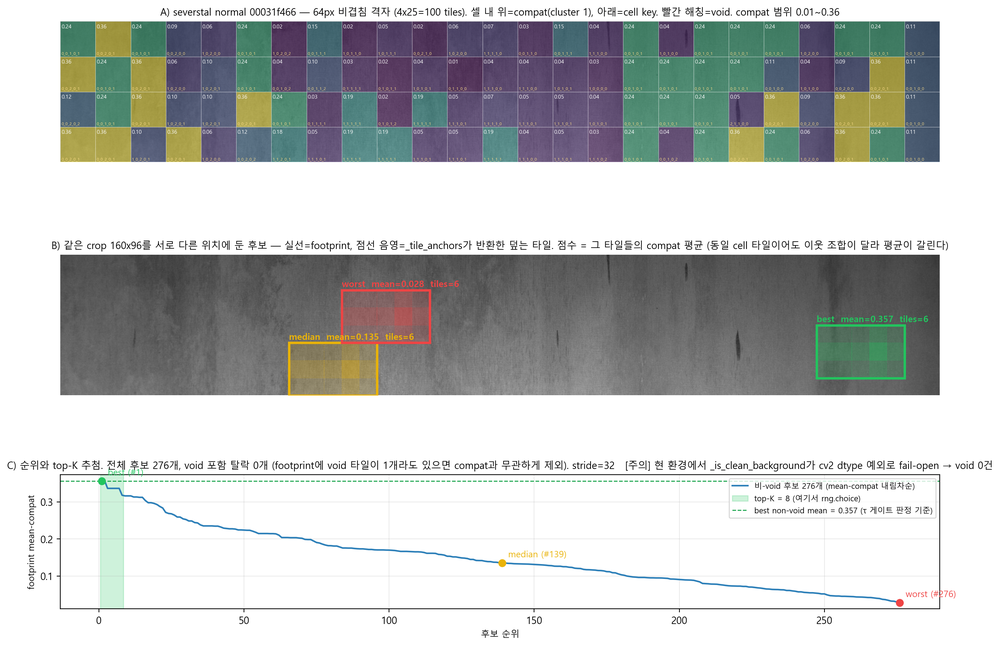
#> input picture AROMA연구분석/fig_placement_footprint_severstal.png, 1000 x 646 px, shrunk from 2820 x 1821 before the run
$ python stage2_defect_seed_generation.py --seed_defect 'AROMA연구분석/fig_placement_footprint_severstal.png' --output_dir out
#> lines starting #> are read from the running program, lines starting #| are printed output that depends on the picture
### utils/parallel.py
"""
Parallel processing utility — CASDA pattern.

resolve_workers(workers):
  0  → sequential (no parallelism)
  -1 → auto (cpu_count - 1, minimum 1)
  N  → N workers

run_parallel(fn, tasks, num_workers, desc):
  Sequential when num_workers <= 1 or len(tasks) <= 10.
  ProcessPoolExecutor otherwise.
  fn must be a module-level callable (pickle-safe).
  None results are filtered out.
"""
from concurrent.futures import ProcessPoolExecutor, as_completed
from typing import Callable, List, Any
from tqdm import tqdm
import os


def resolve_workers(workers: int) -> int:
    """Resolve --workers CLI value to actual worker count."""
    if workers < 0:
        cpu_count = os.cpu_count() or 4
        return max(1, cpu_count - 1)
    return workers


# [31 lines left out: function run_parallel, not called in this run]

### stage2_defect_seed_generation.py
"""stage2_defect_seed_generation.py

Stage 2 of the AROMA pipeline: subtype-aware TF-IDG defect seed generation.

Given a single seed defect image, generate N augmented variants using
subtype-specific elastic warping strategies (Training-Free Industrial
Defect Generation — TF-IDG).
"""

from __future__ import annotations

import argparse
from pathlib import Path

import cv2
import numpy as np

from utils.io import load_json, validate_file


# ---------------------------------------------------------------------------
# Displacement-field helpers
# ---------------------------------------------------------------------------

def _base_grid(h: int, w: int):
    """Return identity remap grids (map_x, map_y) as float32 arrays."""
    map_x = np.tile(np.arange(w, dtype=np.float32), (h, 1))
    map_y = np.tile(np.arange(h, dtype=np.float32).reshape(h, 1), (1, w))
    return map_x, map_y


def _random_noise(h: int, w: int, amplitude: float, rng: np.random.Generator) -> np.ndarray:
    """Return a 2-D random displacement field, smoothed with a Gaussian."""
    noise = rng.uniform(-amplitude, amplitude, (h, w)).astype(np.float32)
    # Kernel size must be odd and at least 1; use ~1/4 of the smaller dimension
    k = max(3, (min(h, w) // 4) | 1)
    smoothed = cv2.GaussianBlur(noise, (k, k), 0)
    return smoothed


# ---------------------------------------------------------------------------
# Subtype-specific warp strategies
# ---------------------------------------------------------------------------

# [42 lines left out: functions _warp_linear_scratch, _warp_elongated, _warp_compact_blob, _warp_irregular, not called in this run]


def _warp_general(image: np.ndarray, rng: np.random.Generator) -> np.ndarray:
    """Standard warp: random texture warp + optional flip and small rotation."""
    h, w = image.shape[:2]
    map_x, map_y = _base_grid(h, w)
    amplitude = max(1.5, min(h, w) * 0.25)
    map_x = map_x + _random_noise(h, w, amplitude, rng)
    map_y = map_y + _random_noise(h, w, amplitude, rng)
    result = cv2.remap(image, map_x, map_y, cv2.INTER_LINEAR,
                       borderMode=cv2.BORDER_REFLECT_101)

    # Random horizontal flip (50 % chance)
    if rng.random() < 0.5:
        result = cv2.flip(result, 1)

    # Small rotation ±15 °
    angle = rng.uniform(-15.0, 15.0)
    cx, cy = w / 2.0, h / 2.0
    M = cv2.getRotationMatrix2D((cx, cy), angle, 1.0)
    result = cv2.warpAffine(result, M, (w, h),
                            flags=cv2.INTER_LINEAR,
                            borderMode=cv2.BORDER_REFLECT_101)
    return result


_WARP_STRATEGIES = {
    "linear_scratch": _warp_linear_scratch,
    "elongated": _warp_elongated,
    "compact_blob": _warp_compact_blob,
    "irregular": _warp_irregular,
    "general": _warp_general,
}


# ---------------------------------------------------------------------------
# Brightness / contrast jitter
# ---------------------------------------------------------------------------

def _brightness_contrast_jitter(image: np.ndarray,
                                 rng: np.random.Generator) -> np.ndarray:
    """Multiply each pixel by a random factor in [0.85, 1.15]."""
    factor = rng.uniform(0.85, 1.15)
    jittered = np.clip(image.astype(np.float32) * factor, 0, 255).astype(np.uint8)
    return jittered


# ---------------------------------------------------------------------------
# Public API
# ---------------------------------------------------------------------------

def generate_variant(image: np.ndarray, rng_seed: int = None,
                     subtype: str = "general") -> np.ndarray:
    """Generate a single augmented variant of *image* using *subtype* strategy."""
    rng = np.random.default_rng(rng_seed)
    warp_fn = _WARP_STRATEGIES.get(subtype, _warp_general)
    variant = warp_fn(image, rng)
    return _brightness_contrast_jitter(variant, rng)


# [11 lines left out: function _generate_single_variant_worker, not called in this run]


def run_seed_generation(
    seed_defect: str,
    num_variants: int,
    output_dir: str,
    seed_profile: str | None = None,
    workers: int = 0,
) -> None:
    """Generate *num_variants* augmented defect seeds from *seed_defect*.

    Parameters
    ----------
    seed_defect:
        Path to the source defect image (PNG/JPG).
    num_variants:
        Number of variant images to produce.
    output_dir:
        Directory where ``variant_XXXX.png`` files will be written.
    seed_profile:
        Optional path to a JSON profile produced by Stage 1b.  When
        supplied the ``subtype`` field selects the augmentation strategy.
    workers:
        Number of parallel workers (0=sequential, -1=auto, N>=2=N processes).
    """
#> called with num_variants = 10, output_dir = 'out', workers = 0
    # Validate seed image exists
    if not Path(seed_defect).exists():
        raise FileNotFoundError(f"Cannot read seed image: {seed_defect}")

    # Validate seed_profile (Stage 1b output) if provided
    if seed_profile is not None:
        validate_file(seed_profile, name="Stage 1b seed_profile.json")

    # Determine subtype
    subtype = "general"
    if seed_profile is not None:
        profile = load_json(seed_profile)
        subtype = profile.get("subtype", "general")

    # Prepare output directory
    out_dir = Path(output_dir)
    out_dir.mkdir(parents=True, exist_ok=True)

    from utils.parallel import resolve_workers, run_parallel
    num_workers = resolve_workers(workers)

    if num_workers == 0:
        # Sequential fast path: load seed image once, skip existing files
        seed_img = cv2.imread(str(seed_defect))
#> seed_img is the input picture: shape (646, 1000, 3); mean B, G, R 193.1, 194.2, 191.8
        if seed_img is None:
            raise ValueError(f"Cannot read seed image: {seed_defect}")
        for i in range(num_variants):
            out_path = out_dir / f"variant_{i:04d}.png"
            if out_path.exists():
                continue
            variant = generate_variant(seed_img, rng_seed=i, subtype=subtype)
            cv2.imwrite(str(out_path), variant)
#> this loop made 10 passes
#> pass 1, in _warp_general, `result = cv2.remap(image, map_x, map_y, cv2.INTER_LINEAR, borderMode=c..`:
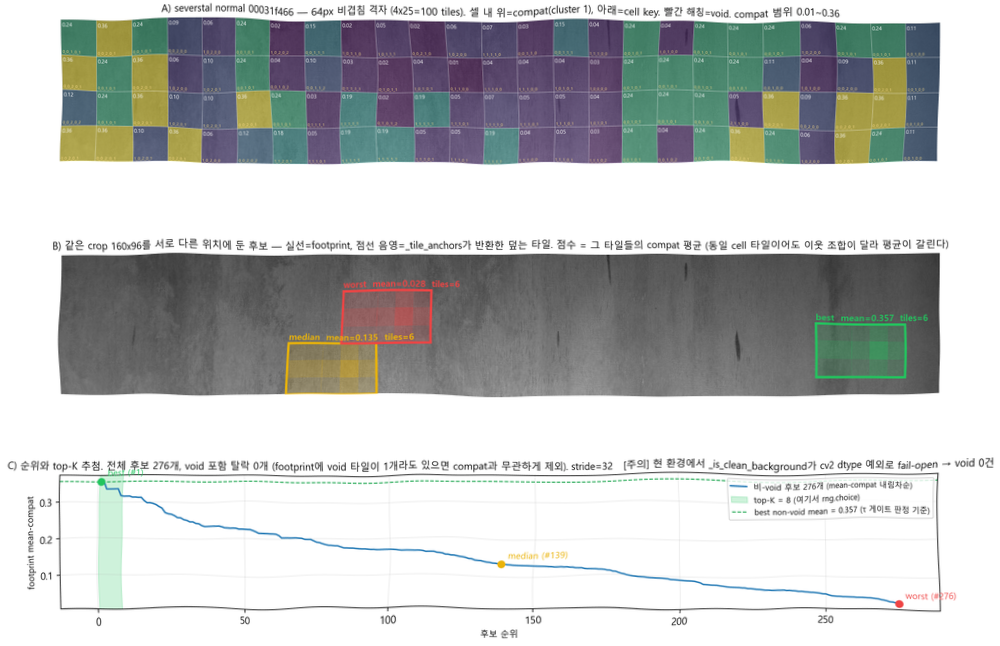
#> result: shape (646, 1000, 3); mean B, G, R 192.9, 194, 191.6
#> pass 1, in _warp_general, `result = cv2.warpAffine(result, M, (w, h), flags=cv2.INTER_LINEAR, bor..`:
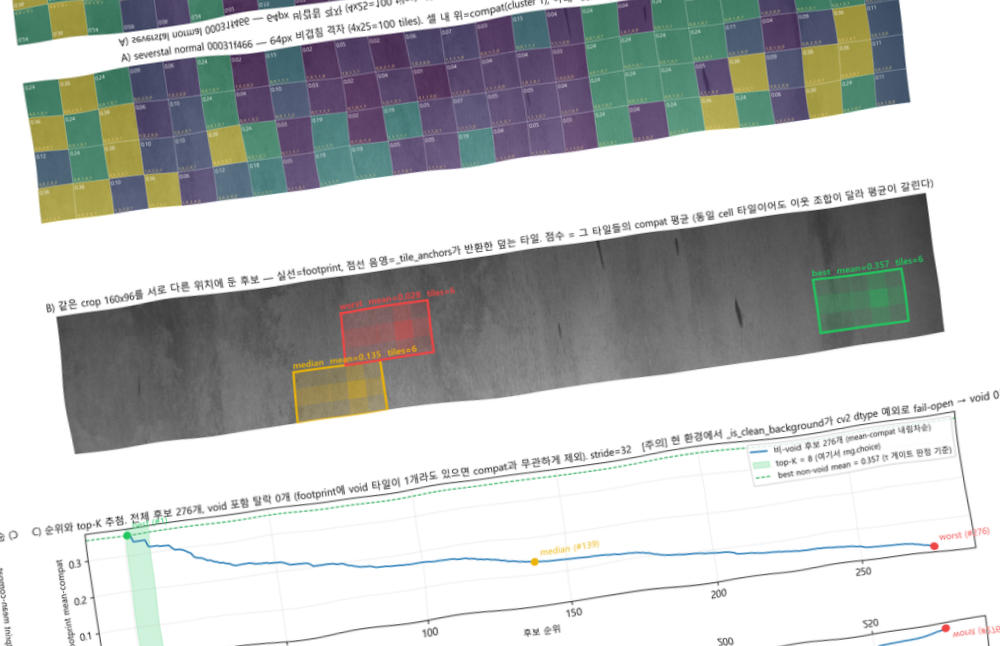
#> result: shape (646, 1000, 3); mean B, G, R 192, 193.3, 190.9
#> pass 2, in _warp_general (call 2), `result = cv2.remap(image, map_x, map_y, cv2.INTER_LINEAR, borderMode=c..`:
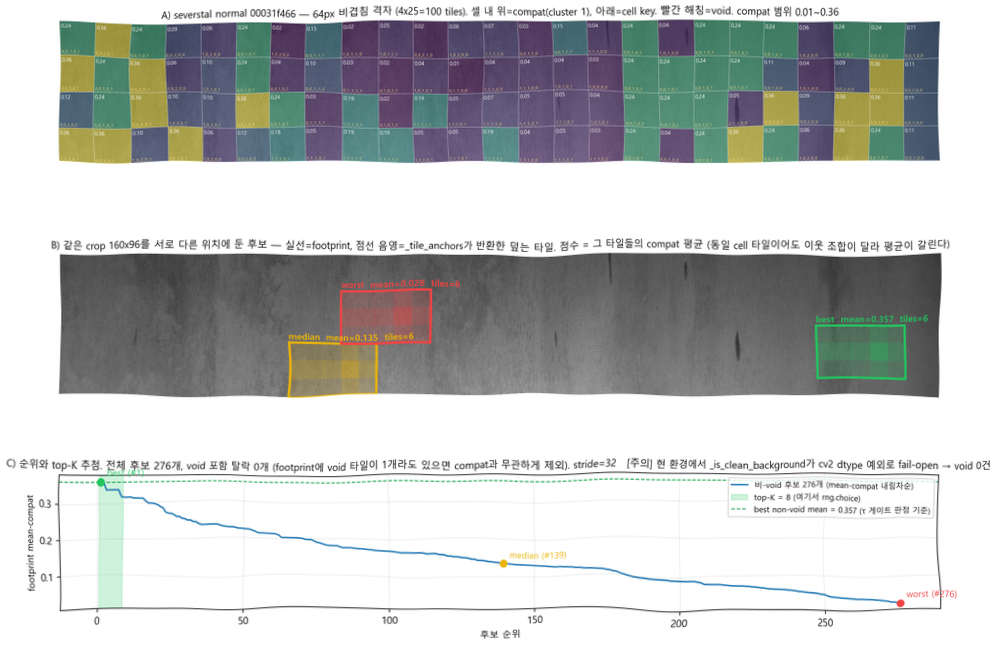
#> result: shape (646, 1000, 3); mean B, G, R 193.3, 194.3, 191.9
    else:
        tasks = [
            (str(seed_defect), str(out_dir / f"variant_{i:04d}.png"), i, subtype)
            for i in range(num_variants)
        ]
        run_parallel(_generate_single_variant_worker, tasks, num_workers,
                     desc=f"Stage2 variant generation (workers={num_workers})")


# ---------------------------------------------------------------------------
# CLI entry-point
# ---------------------------------------------------------------------------

def _build_parser() -> argparse.ArgumentParser:
    p = argparse.ArgumentParser(
        description="Stage 2 — subtype-aware TF-IDG defect seed generation"
    )
    p.add_argument("--seed_defect", required=True,
                   help="Path to the input seed defect image.")
    p.add_argument("--seed_profile", default=None,
                   help="Path to the seed characterisation JSON (Stage 1b output).")
    p.add_argument("--num_variants", type=int, default=10,
                   help="Number of variant images to generate.")
    p.add_argument("--output_dir", required=True,
                   help="Directory to write variant images into.")
    p.add_argument("--workers", type=int, default=0,
                   help="병렬 워커 수 (0=순차 처리, -1=자동 감지, N>=2=N개 프로세스 병렬 처리)")
    return p


def main() -> None:
    args = _build_parser().parse_args()
    run_seed_generation(
        seed_defect=args.seed_defect,
        num_variants=args.num_variants,
        output_dir=args.output_dir,
        seed_profile=args.seed_profile,
        workers=args.workers,
    )


if __name__ == "__main__":
    main()
